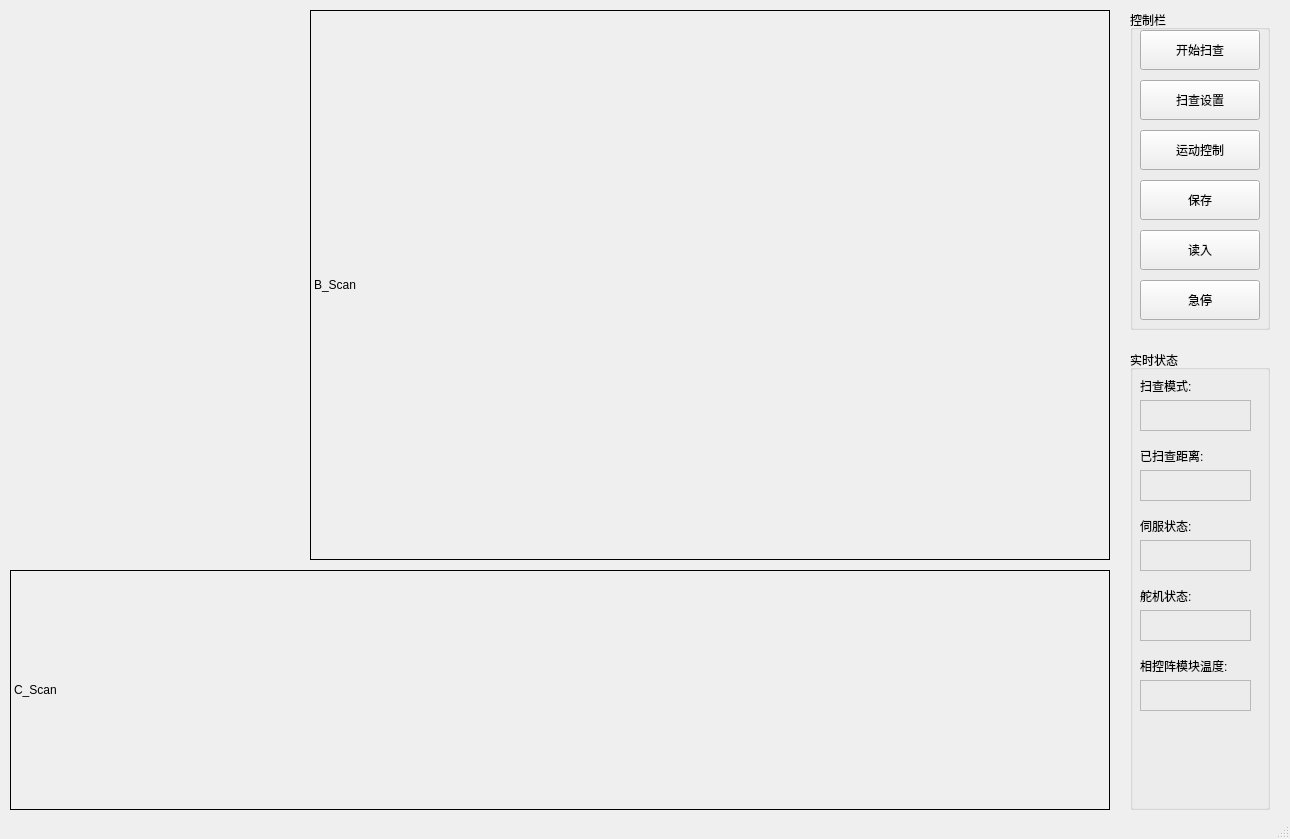
<?xml version="1.0" encoding="UTF-8"?>
<ui version="4.0">
 <class>MainWindowClass</class>
 <widget class="QMainWindow" name="MainWindowClass">
  <property name="geometry">
   <rect>
    <x>0</x>
    <y>0</y>
    <width>1290</width>
    <height>839</height>
   </rect>
  </property>
  <property name="windowTitle">
   <string>MainWindow</string>
  </property>
  <widget class="QWidget" name="centralWidget">
   <widget class="QChartView" name="A_Scan_widget" native="true">
    <property name="geometry">
     <rect>
      <x>10</x>
      <y>10</y>
      <width>291</width>
      <height>551</height>
     </rect>
    </property>
    <property name="focusPolicy">
     <enum>Qt::FocusPolicy::NoFocus</enum>
    </property>
   </widget>
   <widget class="QGroupBox" name="control_groupBox">
    <property name="geometry">
     <rect>
      <x>1130</x>
      <y>10</y>
      <width>140</width>
      <height>320</height>
     </rect>
    </property>
    <property name="title">
     <string>控制栏</string>
    </property>
    <widget class="QPushButton" name="Scan_pushButton">
     <property name="geometry">
      <rect>
       <x>10</x>
       <y>20</y>
       <width>120</width>
       <height>40</height>
      </rect>
     </property>
     <property name="text">
      <string>开始扫查</string>
     </property>
    </widget>
    <widget class="QPushButton" name="parameter_set_pushButton">
     <property name="geometry">
      <rect>
       <x>10</x>
       <y>70</y>
       <width>120</width>
       <height>40</height>
      </rect>
     </property>
     <property name="text">
      <string>扫查设置</string>
     </property>
    </widget>
    <widget class="QPushButton" name="motion_set_pushButton">
     <property name="geometry">
      <rect>
       <x>10</x>
       <y>120</y>
       <width>120</width>
       <height>40</height>
      </rect>
     </property>
     <property name="text">
      <string>运动控制</string>
     </property>
    </widget>
    <widget class="QPushButton" name="save_data_pushButton">
     <property name="geometry">
      <rect>
       <x>10</x>
       <y>170</y>
       <width>120</width>
       <height>40</height>
      </rect>
     </property>
     <property name="text">
      <string>保存</string>
     </property>
    </widget>
    <widget class="QPushButton" name="read_data_pushButton">
     <property name="geometry">
      <rect>
       <x>10</x>
       <y>220</y>
       <width>120</width>
       <height>40</height>
      </rect>
     </property>
     <property name="text">
      <string>读入</string>
     </property>
    </widget>
    <widget class="QPushButton" name="stop_pushButton">
     <property name="geometry">
      <rect>
       <x>10</x>
       <y>270</y>
       <width>120</width>
       <height>40</height>
      </rect>
     </property>
     <property name="autoFillBackground">
      <bool>false</bool>
     </property>
     <property name="text">
      <string>急停</string>
     </property>
    </widget>
   </widget>
   <widget class="QGroupBox" name="live_status_groupBox">
    <property name="geometry">
     <rect>
      <x>1130</x>
      <y>350</y>
      <width>140</width>
      <height>460</height>
     </rect>
    </property>
    <property name="title">
     <string>实时状态</string>
    </property>
    <property name="flat">
     <bool>false</bool>
    </property>
    <property name="checkable">
     <bool>false</bool>
    </property>
    <widget class="QLabel" name="scms_label">
     <property name="geometry">
      <rect>
       <x>10</x>
       <y>20</y>
       <width>111</width>
       <height>31</height>
      </rect>
     </property>
     <property name="text">
      <string>扫查模式:</string>
     </property>
    </widget>
    <widget class="QLabel" name="yscjl_label">
     <property name="geometry">
      <rect>
       <x>10</x>
       <y>90</y>
       <width>121</width>
       <height>31</height>
      </rect>
     </property>
     <property name="text">
      <string>已扫查距离:</string>
     </property>
    </widget>
    <widget class="QLabel" name="sfzt_label">
     <property name="geometry">
      <rect>
       <x>10</x>
       <y>160</y>
       <width>111</width>
       <height>31</height>
      </rect>
     </property>
     <property name="text">
      <string>伺服状态:</string>
     </property>
    </widget>
    <widget class="QLabel" name="xkzwd_label">
     <property name="geometry">
      <rect>
       <x>10</x>
       <y>300</y>
       <width>111</width>
       <height>31</height>
      </rect>
     </property>
     <property name="text">
      <string>相控阵模块温度:</string>
     </property>
    </widget>
    <widget class="QLabel" name="scmsxs_label">
     <property name="geometry">
      <rect>
       <x>10</x>
       <y>50</y>
       <width>111</width>
       <height>31</height>
      </rect>
     </property>
     <property name="frameShape">
      <enum>QFrame::Shape::StyledPanel</enum>
     </property>
     <property name="text">
      <string/>
     </property>
    </widget>
    <widget class="QLabel" name="yscjlxs_label">
     <property name="geometry">
      <rect>
       <x>10</x>
       <y>120</y>
       <width>111</width>
       <height>31</height>
      </rect>
     </property>
     <property name="frameShape">
      <enum>QFrame::Shape::StyledPanel</enum>
     </property>
     <property name="text">
      <string/>
     </property>
    </widget>
    <widget class="QLabel" name="sfztxs_label">
     <property name="geometry">
      <rect>
       <x>10</x>
       <y>190</y>
       <width>111</width>
       <height>31</height>
      </rect>
     </property>
     <property name="frameShape">
      <enum>QFrame::Shape::StyledPanel</enum>
     </property>
     <property name="text">
      <string/>
     </property>
    </widget>
    <widget class="QLabel" name="djztxs_label">
     <property name="geometry">
      <rect>
       <x>10</x>
       <y>260</y>
       <width>111</width>
       <height>31</height>
      </rect>
     </property>
     <property name="frameShape">
      <enum>QFrame::Shape::StyledPanel</enum>
     </property>
     <property name="text">
      <string/>
     </property>
    </widget>
    <widget class="QLabel" name="djzt_label">
     <property name="geometry">
      <rect>
       <x>10</x>
       <y>230</y>
       <width>111</width>
       <height>31</height>
      </rect>
     </property>
     <property name="text">
      <string>舵机状态:</string>
     </property>
    </widget>
    <widget class="QLabel" name="xkzwdxs_label">
     <property name="geometry">
      <rect>
       <x>10</x>
       <y>330</y>
       <width>111</width>
       <height>31</height>
      </rect>
     </property>
     <property name="frameShape">
      <enum>QFrame::Shape::StyledPanel</enum>
     </property>
     <property name="text">
      <string/>
     </property>
    </widget>
   </widget>
   <widget class="MouseEventLabel" name="B_Scan_label">
    <property name="geometry">
     <rect>
      <x>310</x>
      <y>10</y>
      <width>800</width>
      <height>550</height>
     </rect>
    </property>
    <property name="frameShape">
     <enum>QFrame::Shape::Box</enum>
    </property>
    <property name="text">
     <string>B_Scan</string>
    </property>
   </widget>
   <widget class="MouseEventLabel" name="C_Scan_label">
    <property name="geometry">
     <rect>
      <x>10</x>
      <y>570</y>
      <width>1100</width>
      <height>240</height>
     </rect>
    </property>
    <property name="frameShape">
     <enum>QFrame::Shape::Box</enum>
    </property>
    <property name="text">
     <string>C_Scan</string>
    </property>
   </widget>
  </widget>
  <widget class="QStatusBar" name="statusBar"/>
 </widget>
 <layoutdefault spacing="6" margin="11"/>
 <customwidgets>
  <customwidget>
   <class>MouseEventLabel</class>
   <extends>QLabel</extends>
   <header location="global">mouseeventlabel.h</header>
  </customwidget>
  <customwidget>
   <class>QChartView</class>
   <extends>QWidget</extends>
   <header location="global">qchartview.h</header>
   <container>1</container>
  </customwidget>
 </customwidgets>
 <resources>
  <include location="mainwindow.qrc"/>
 </resources>
 <connections/>
</ui>
